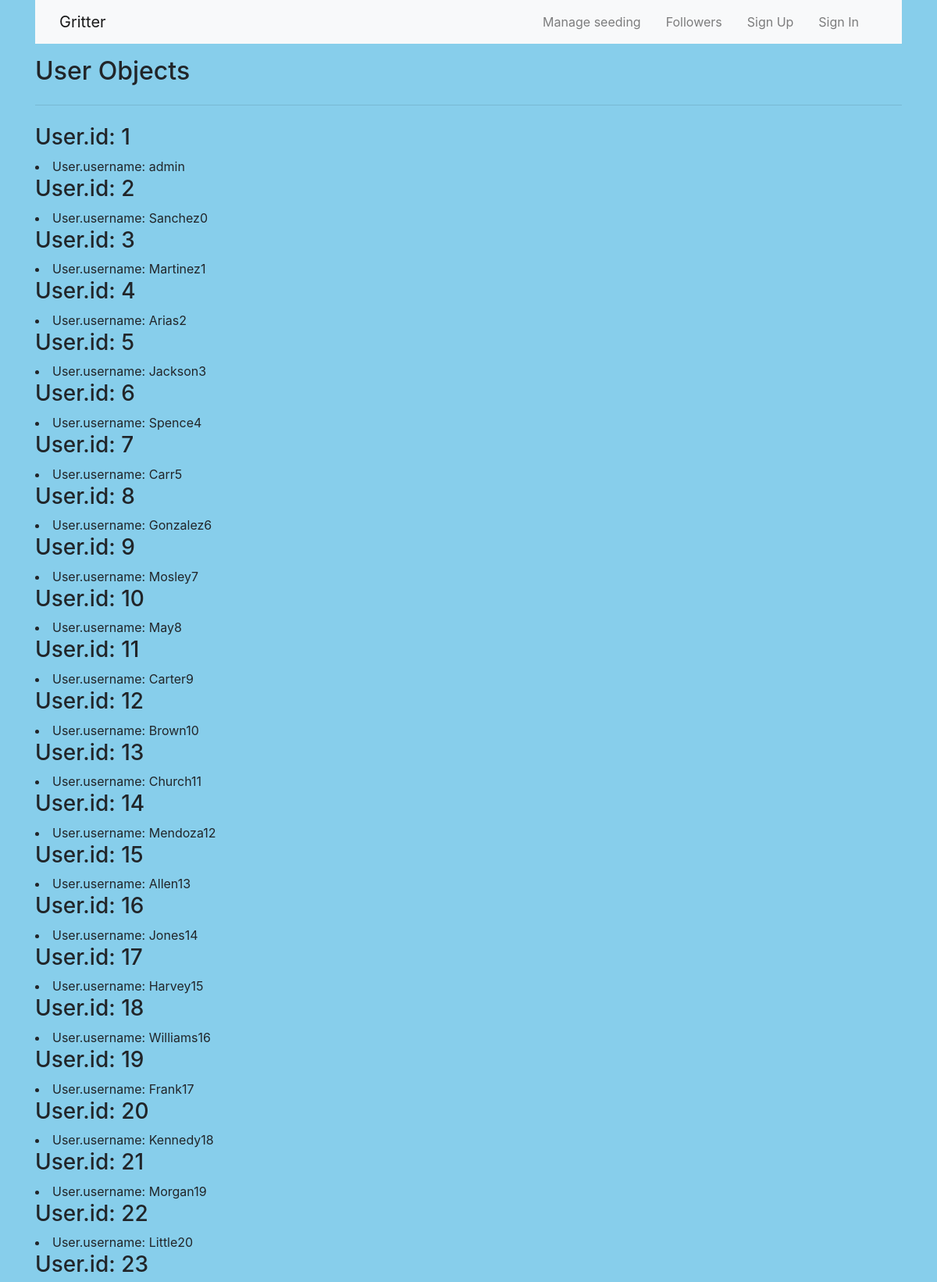
Screenshot of /list_users (upper part) with the database file from the repository.
### project/models.py (models this page shows, shortened)
class User(UserMixin, db.Model):
    id = db.Column(db.Integer, primary_key=True)
    username = db.Column(db.String(50), unique=True, nullable=False)
    password = db.Column(db.String(128), nullable=False)
    email = db.Column(db.String(100), unique=True, nullable=False)
    posts = db.relationship('Post', backref ='author', lazy='dynamic')
    followed = db.relationship(
        'User', secondary=followers,
        primaryjoin=(followers.c.follower_id == id),
        secondaryjoin=(followers.c.followed_id == id),
        backref=db.backref('followers', lazy='dynamic'), lazy='dynamic')

### project/routes.py (the view)
@app.route('/list_users', methods=['GET'])
def list_users():
    users = User.query.all()
    return render_template('users.html', users=users)

### project/templates/users.html
{% extends "layout.html" %}
{% block content %}
    <div class="container">
        <h2> User Objects </h2>
        <hr class="my-4">
        <div>
            {% for user in users %}
                <h3>User.id: {{ user.id }}</h3>
                <li>User.username: {{ user.username }}</li>
            {% endfor %}
        </div>
    </div>
{% endblock content %}

### project/static/styles/style.css (style rules this page uses)
body { background-color: #87CEEB; }

### rows the page displays
User: id "1", username "admin"
User: id "2", username "Sanchez0"
User: id "3", username "Martinez1"
User: id "4", username "Arias2"
User: id "5", username "Jackson3"
User: id "6", username "Spence4"
User: id "7", username "Carr5"
User: id "8", username "Gonzalez6"
User: id "9", username "Mosley7"
User: id "10", username "May8"
User: id "11", username "Carter9"
User: id "12", username "Brown10"
User: id "13", username "Church11"
User: id "14", username "Mendoza12"
User: id "15", username "Allen13"
User: id "16", username "Jones14"
User: id "17", username "Harvey15"
User: id "18", username "Williams16"
User: id "19", username "Frank17"
User: id "20", username "Kennedy18"
User: id "21", username "Morgan19"
User: id "22", username "Little20"
User: id "23"
